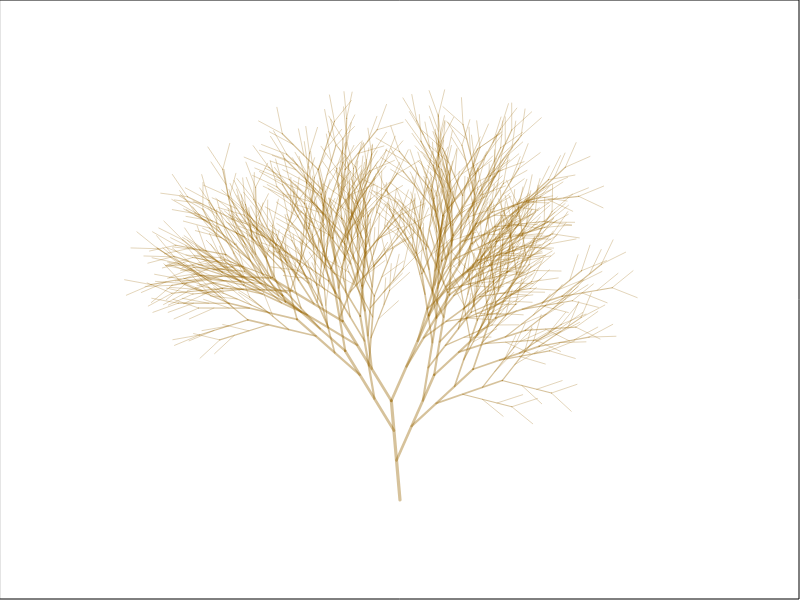
Frame 1 (no input)
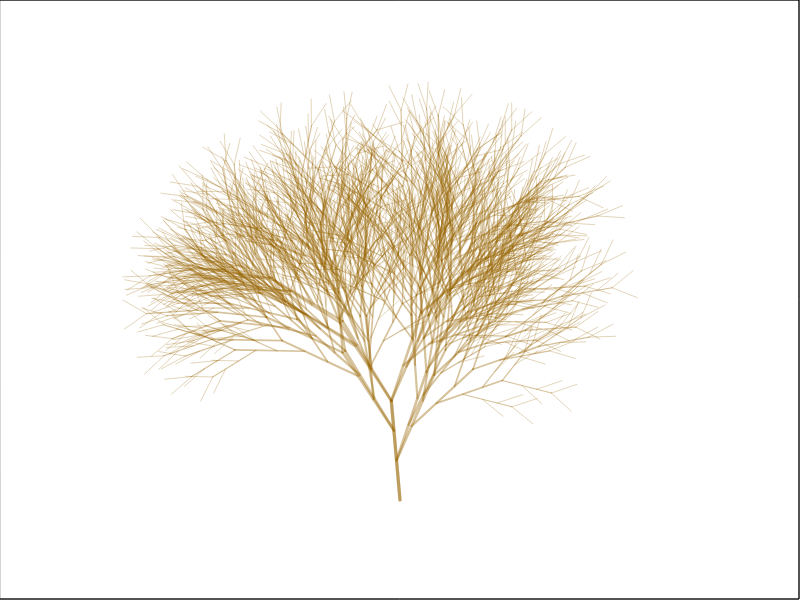
Frame 2 (the mouse pressed at the canvas centre, redrawn once)

The p5.js sketch that drew these frames (run headless with seeded random() and noise() and a simulated clock; the mouse was pressed at the canvas centre and the sketch redrawn once):

// p5.js sketch
// ── sketch.js
function setup() {
	createCanvas(800, 600);
	background('white');
	noLoop();
	angleMode(DEGREES);
}

function draw() {
	noFill(); stroke(0); rect(0, 0, 799, 599);
	stroke(150, 100, 0, 100);
	// strokeWeight decreased to 2 from 4
	

	// start tree at (400, 500)
	// pointing straight up with a stated depth

	tree(400, 500, 5, 6); 
}

// tree function takes coordinates of tree, angle, and current depth

function tree(x1, y1, angle, depth) {

	// length of branch
	// using tanh/4, for depths of 5 or below, function falls smoothly
	var length = 110 * Math.tanh(depth/4);

	// use angle to calculate endpoint of branch
	var x2 = x1 - (length * sin(angle));
	var y2 = y1 - (length * cos(angle));
	var x3 = x1 - (0.7 * length * sin(angle));
	var y3 = y1 - (0.7 * length * cos(angle));
	var x4 = x1 - (0.4 * length * sin(angle));
	var y4 = y1 - (0.4 * length * cos(angle));

	strokeWeight(0.2 + depth/2);
	// this draws the tree trunk - straight up, angle starts at 0
	line(x1, y1, x2, y2);

	// new angles for emerging trees
	var angle1 = angle + 20 + random(-15, 15);
	var angle2 = angle - 20 + random(-15, 15);

	// new trees (branches) at angle +/- 15 degrees 
	// positioned at end of branch
	if(depth > 1) {
		tree(x2, y2, angle1, depth - 1);
		tree(x2, y2, angle2, depth - 1);
		// part way up branch
		tree(x3, y3, angle1, depth - 1);
		tree(x4, y4, angle2, depth - 1);
	}
}
